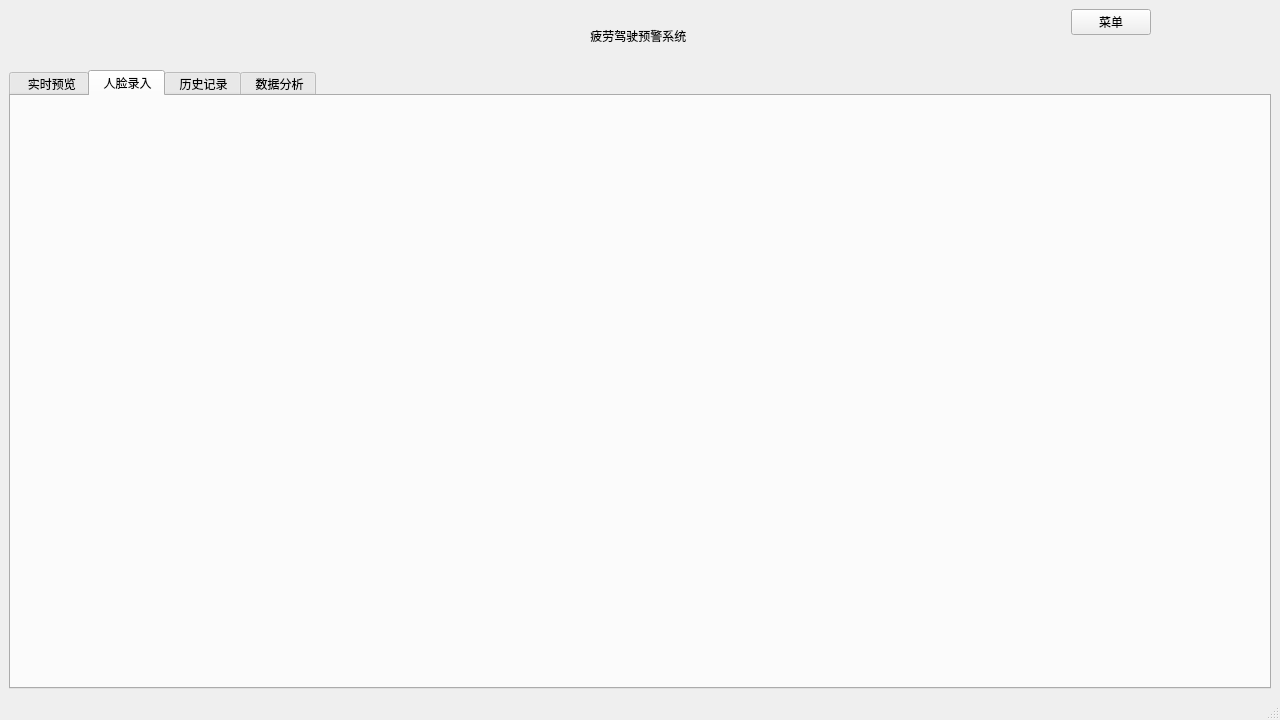
<?xml version="1.0" encoding="UTF-8"?>
<ui version="4.0">
 <class>MainWindow</class>
 <widget class="QMainWindow" name="MainWindow">
  <property name="geometry">
   <rect>
    <x>0</x>
    <y>0</y>
    <width>1280</width>
    <height>720</height>
   </rect>
  </property>
  <property name="windowTitle">
   <string>MainWindow</string>
  </property>
  <property name="styleSheet">
   <string notr="true"/>
  </property>
  <widget class="QWidget" name="centralwidget">
   <property name="styleSheet">
    <string notr="true"/>
   </property>
   <layout class="QVBoxLayout" name="verticalLayout">
    <item>
     <layout class="QHBoxLayout" name="horizontalLayout">
      <item>
       <widget class="QWidget" name="topWidget" native="true">
        <property name="sizePolicy">
         <sizepolicy hsizetype="Expanding" vsizetype="Preferred">
          <horstretch>0</horstretch>
          <verstretch>0</verstretch>
         </sizepolicy>
        </property>
        <property name="minimumSize">
         <size>
          <width>0</width>
          <height>55</height>
         </size>
        </property>
        <layout class="QHBoxLayout" name="horizontalLayout_2" stretch="1,0">
         <property name="leftMargin">
          <number>200</number>
         </property>
         <property name="topMargin">
          <number>0</number>
         </property>
         <property name="rightMargin">
          <number>120</number>
         </property>
         <property name="bottomMargin">
          <number>0</number>
         </property>
         <item alignment="Qt::AlignHCenter|Qt::AlignVCenter">
          <widget class="QLabel" name="label">
           <property name="styleSheet">
            <string notr="true"/>
           </property>
           <property name="text">
            <string> 疲劳驾驶预警系统</string>
           </property>
          </widget>
         </item>
         <item alignment="Qt::AlignHCenter|Qt::AlignTop">
          <widget class="QPushButton" name="pushButton">
           <property name="minimumSize">
            <size>
             <width>75</width>
             <height>25</height>
            </size>
           </property>
           <property name="text">
            <string>菜单</string>
           </property>
           <property name="icon">
            <iconset resource="resource.qrc">
             <normaloff>:/icon/images/menu.png</normaloff>:/icon/images/menu.png</iconset>
           </property>
          </widget>
         </item>
        </layout>
       </widget>
      </item>
     </layout>
    </item>
    <item>
     <widget class="QTabWidget" name="tabWidget">
      <property name="currentIndex">
       <number>1</number>
      </property>
      <widget class="MainPage" name="page1">
       <attribute name="title">
        <string>  实时预览</string>
       </attribute>
      </widget>
      <widget class="FaceInput" name="tab_2">
       <attribute name="title">
        <string> 人脸录入</string>
       </attribute>
      </widget>
      <widget class="QWidget" name="tab">
       <attribute name="title">
        <string> 历史记录</string>
       </attribute>
      </widget>
      <widget class="QWidget" name="tab_3">
       <attribute name="title">
        <string> 数据分析</string>
       </attribute>
      </widget>
     </widget>
    </item>
   </layout>
  </widget>
  <widget class="QMenuBar" name="menubar">
   <property name="geometry">
    <rect>
     <x>0</x>
     <y>0</y>
     <width>1280</width>
     <height>22</height>
    </rect>
   </property>
  </widget>
  <widget class="QStatusBar" name="statusbar"/>
 </widget>
 <customwidgets>
  <customwidget>
   <class>MainPage</class>
   <extends>QWidget</extends>
   <header>mainpage.h</header>
   <container>1</container>
  </customwidget>
  <customwidget>
   <class>FaceInput</class>
   <extends>QWidget</extends>
   <header location="global">faceinput.h</header>
   <container>1</container>
  </customwidget>
 </customwidgets>
 <resources>
  <include location="resource.qrc"/>
 </resources>
 <connections/>
</ui>
